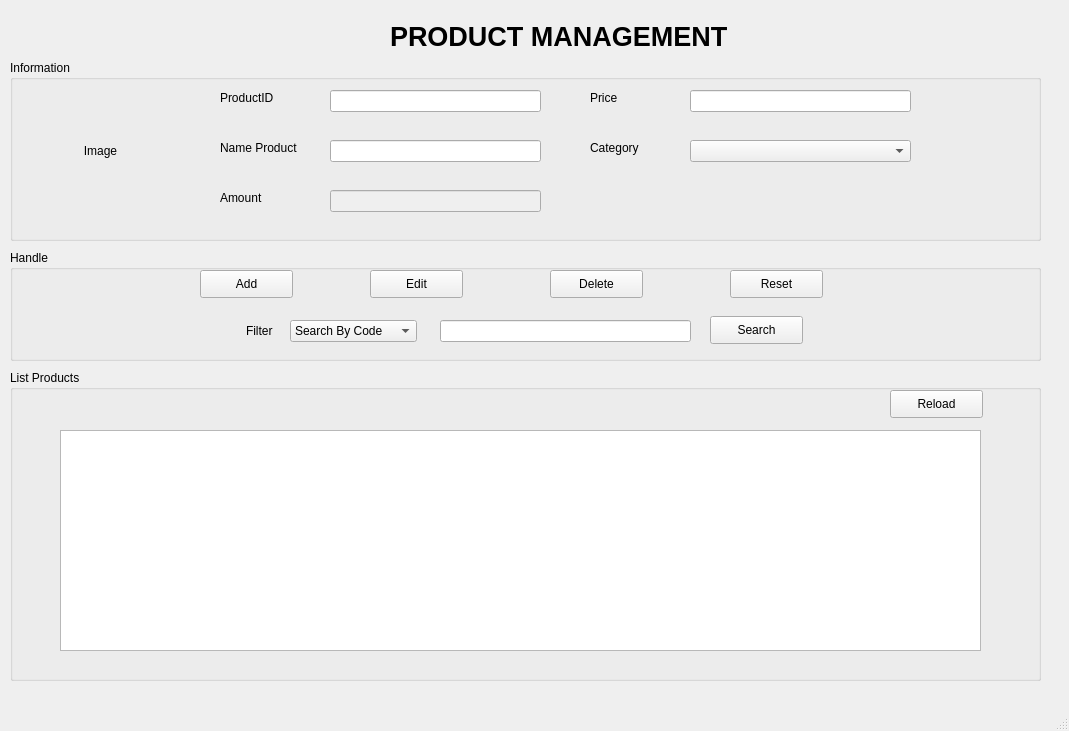
<?xml version="1.0" encoding="UTF-8"?>
<ui version="4.0">
 <class>MainWindow</class>
 <widget class="QMainWindow" name="MainWindow">
  <property name="geometry">
   <rect>
    <x>0</x>
    <y>0</y>
    <width>1069</width>
    <height>731</height>
   </rect>
  </property>
  <property name="windowTitle">
   <string>MainWindow</string>
  </property>
  <widget class="QWidget" name="centralwidget">
   <widget class="QGroupBox" name="groupBox">
    <property name="geometry">
     <rect>
      <x>10</x>
      <y>60</y>
      <width>1031</width>
      <height>181</height>
     </rect>
    </property>
    <property name="title">
     <string>Information</string>
    </property>
    <widget class="QLabel" name="lblProImage">
     <property name="enabled">
      <bool>true</bool>
     </property>
     <property name="geometry">
      <rect>
       <x>30</x>
       <y>20</y>
       <width>121</width>
       <height>141</height>
      </rect>
     </property>
     <property name="text">
      <string>Image</string>
     </property>
     <property name="alignment">
      <set>Qt::AlignCenter</set>
     </property>
    </widget>
    <widget class="QLabel" name="label_2">
     <property name="geometry">
      <rect>
       <x>210</x>
       <y>30</y>
       <width>55</width>
       <height>16</height>
      </rect>
     </property>
     <property name="text">
      <string>ProductID</string>
     </property>
    </widget>
    <widget class="QLabel" name="label_4">
     <property name="geometry">
      <rect>
       <x>210</x>
       <y>80</y>
       <width>87</width>
       <height>16</height>
      </rect>
     </property>
     <property name="text">
      <string>Name Product</string>
     </property>
    </widget>
    <widget class="QLabel" name="label_5">
     <property name="geometry">
      <rect>
       <x>210</x>
       <y>130</y>
       <width>55</width>
       <height>16</height>
      </rect>
     </property>
     <property name="text">
      <string>Amount</string>
     </property>
    </widget>
    <widget class="QLabel" name="label_6">
     <property name="geometry">
      <rect>
       <x>580</x>
       <y>30</y>
       <width>55</width>
       <height>16</height>
      </rect>
     </property>
     <property name="text">
      <string>Price</string>
     </property>
    </widget>
    <widget class="QLabel" name="label_7">
     <property name="geometry">
      <rect>
       <x>580</x>
       <y>80</y>
       <width>55</width>
       <height>16</height>
      </rect>
     </property>
     <property name="text">
      <string>Category</string>
     </property>
    </widget>
    <widget class="QLineEdit" name="txtProID">
     <property name="geometry">
      <rect>
       <x>320</x>
       <y>30</y>
       <width>211</width>
       <height>22</height>
      </rect>
     </property>
    </widget>
    <widget class="QLineEdit" name="txtProName">
     <property name="geometry">
      <rect>
       <x>320</x>
       <y>80</y>
       <width>211</width>
       <height>22</height>
      </rect>
     </property>
    </widget>
    <widget class="QLineEdit" name="txtProAmount">
     <property name="enabled">
      <bool>false</bool>
     </property>
     <property name="geometry">
      <rect>
       <x>320</x>
       <y>130</y>
       <width>211</width>
       <height>22</height>
      </rect>
     </property>
    </widget>
    <widget class="QLineEdit" name="txtProPrice">
     <property name="geometry">
      <rect>
       <x>680</x>
       <y>30</y>
       <width>221</width>
       <height>22</height>
      </rect>
     </property>
    </widget>
    <widget class="QComboBox" name="cbxCatPro">
     <property name="geometry">
      <rect>
       <x>680</x>
       <y>80</y>
       <width>221</width>
       <height>22</height>
      </rect>
     </property>
    </widget>
   </widget>
   <widget class="QLabel" name="label_3">
    <property name="geometry">
     <rect>
      <x>390</x>
      <y>10</y>
      <width>425</width>
      <height>53</height>
     </rect>
    </property>
    <property name="font">
     <font>
      <pointsize>20</pointsize>
      <weight>75</weight>
      <bold>true</bold>
     </font>
    </property>
    <property name="text">
     <string>PRODUCT MANAGEMENT</string>
    </property>
   </widget>
   <widget class="QGroupBox" name="groupBox_2">
    <property name="geometry">
     <rect>
      <x>10</x>
      <y>250</y>
      <width>1031</width>
      <height>111</height>
     </rect>
    </property>
    <property name="title">
     <string>Handle</string>
    </property>
    <widget class="QPushButton" name="btnAdd">
     <property name="geometry">
      <rect>
       <x>190</x>
       <y>20</y>
       <width>93</width>
       <height>28</height>
      </rect>
     </property>
     <property name="text">
      <string>Add</string>
     </property>
    </widget>
    <widget class="QPushButton" name="btnEdit">
     <property name="geometry">
      <rect>
       <x>360</x>
       <y>20</y>
       <width>93</width>
       <height>28</height>
      </rect>
     </property>
     <property name="text">
      <string>Edit</string>
     </property>
    </widget>
    <widget class="QPushButton" name="btnDelete">
     <property name="geometry">
      <rect>
       <x>540</x>
       <y>20</y>
       <width>93</width>
       <height>28</height>
      </rect>
     </property>
     <property name="text">
      <string>Delete</string>
     </property>
    </widget>
    <widget class="QPushButton" name="btnReset">
     <property name="geometry">
      <rect>
       <x>720</x>
       <y>20</y>
       <width>93</width>
       <height>28</height>
      </rect>
     </property>
     <property name="text">
      <string>Reset</string>
     </property>
    </widget>
    <widget class="QLineEdit" name="txtSearch">
     <property name="geometry">
      <rect>
       <x>430</x>
       <y>70</y>
       <width>251</width>
       <height>22</height>
      </rect>
     </property>
    </widget>
    <widget class="QPushButton" name="btnSearch">
     <property name="geometry">
      <rect>
       <x>700</x>
       <y>66</y>
       <width>93</width>
       <height>28</height>
      </rect>
     </property>
     <property name="text">
      <string>Search</string>
     </property>
    </widget>
    <widget class="QComboBox" name="cbxFilter">
     <property name="geometry">
      <rect>
       <x>280</x>
       <y>70</y>
       <width>127</width>
       <height>22</height>
      </rect>
     </property>
     <item>
      <property name="text">
       <string>Search By Code</string>
      </property>
     </item>
     <item>
      <property name="text">
       <string>Search By Name</string>
      </property>
     </item>
    </widget>
    <widget class="QLabel" name="label">
     <property name="geometry">
      <rect>
       <x>236</x>
       <y>73</y>
       <width>38</width>
       <height>16</height>
      </rect>
     </property>
     <property name="text">
      <string>Filter</string>
     </property>
    </widget>
   </widget>
   <widget class="QGroupBox" name="groupBox_3">
    <property name="geometry">
     <rect>
      <x>10</x>
      <y>370</y>
      <width>1031</width>
      <height>311</height>
     </rect>
    </property>
    <property name="title">
     <string>List Products</string>
    </property>
    <widget class="QTableWidget" name="tblPro">
     <property name="enabled">
      <bool>true</bool>
     </property>
     <property name="geometry">
      <rect>
       <x>50</x>
       <y>60</y>
       <width>921</width>
       <height>221</height>
      </rect>
     </property>
    </widget>
    <widget class="QPushButton" name="btnReload">
     <property name="geometry">
      <rect>
       <x>880</x>
       <y>20</y>
       <width>93</width>
       <height>28</height>
      </rect>
     </property>
     <property name="text">
      <string>Reload</string>
     </property>
    </widget>
   </widget>
   <widget class="QLabel" name="txtUserName">
    <property name="enabled">
     <bool>false</bool>
    </property>
    <property name="geometry">
     <rect>
      <x>908</x>
      <y>20</y>
      <width>131</width>
      <height>20</height>
     </rect>
    </property>
    <property name="sizePolicy">
     <sizepolicy hsizetype="Preferred" vsizetype="Preferred">
      <horstretch>0</horstretch>
      <verstretch>0</verstretch>
     </sizepolicy>
    </property>
    <property name="font">
     <font>
      <pointsize>12</pointsize>
      <weight>75</weight>
      <bold>true</bold>
     </font>
    </property>
    <property name="layoutDirection">
     <enum>Qt::LeftToRight</enum>
    </property>
    <property name="text">
     <string/>
    </property>
    <property name="alignment">
     <set>Qt::AlignRight|Qt::AlignTrailing|Qt::AlignVCenter</set>
    </property>
   </widget>
  </widget>
  <widget class="QMenuBar" name="menubar">
   <property name="geometry">
    <rect>
     <x>0</x>
     <y>0</y>
     <width>1069</width>
     <height>26</height>
    </rect>
   </property>
  </widget>
  <widget class="QStatusBar" name="statusbar"/>
 </widget>
 <resources/>
 <connections/>
</ui>
